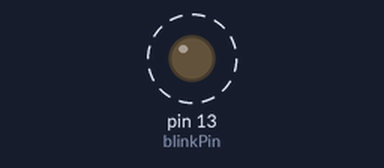
The sketch below on a simulated Arduino Uno, built with avr-gcc and run on an emulated ATmega328P. On the bench: output pins drawn as LEDs (lit = HIGH). Dashed ring = blinking.

Above: at 0.5 s.
Timing chart, 0 to 4.6 s (numbered marks = the images above):
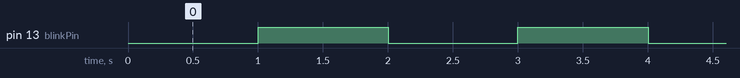

Measured:
- by itself, pin 13 (blinkPin): alternates HIGH for 1.0 s and LOW for 1.0 s

The sketch:

BlinkWithoutDelay.ino
```cpp
int blinkPin = 13;
unsigned long preveusTime = 0;

int interval = 1000;
int ledState = LOW;

void setup()
{
	pinMode(blinkPin, OUTPUT);
}

void loop()
{
	unsigned long currentTime = millis();

	if (currentTime - preveusTime >= interval)
	{
		preveusTime = currentTime;
		ledState = !ledState;
		digitalWrite(blinkPin, ledState);
	}
}
```
